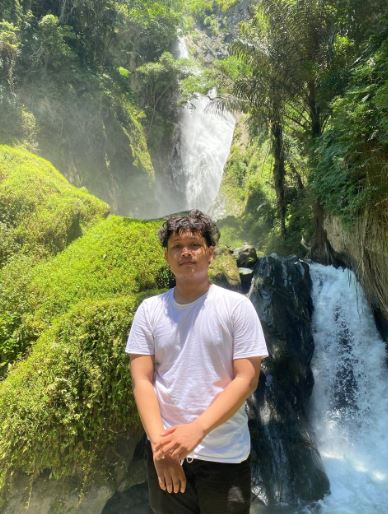
#> input picture febrianto.jpg, 388 x 514 px
$ python 'Transformasi Ngeatif.py'
#> lines starting #> are read from the running program, lines starting #| are printed output that depends on the picture
import cv2

img = cv2.imread("febrianto.jpg", 0)
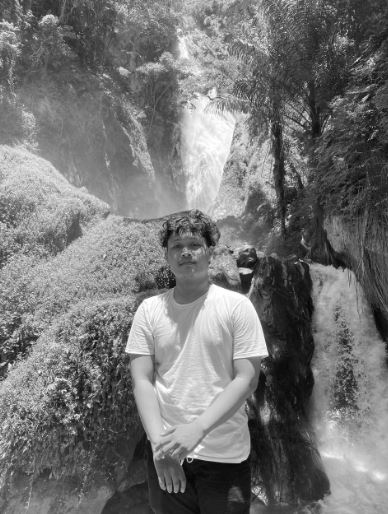
#> img: shape (514, 388); min 0, max 255, mean 116.6

img_1 = 255 - img
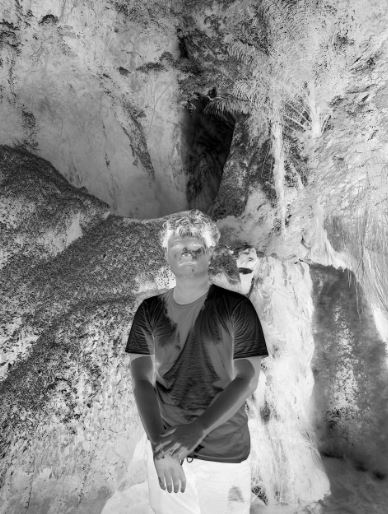
#> img_1: shape (514, 388); min 0, max 255, mean 138.4

cv2.imshow("Original Image", img)
cv2.imshow("Image negative", img_1)

cv2.waitKey(0)
cv2.destroyWindow()
